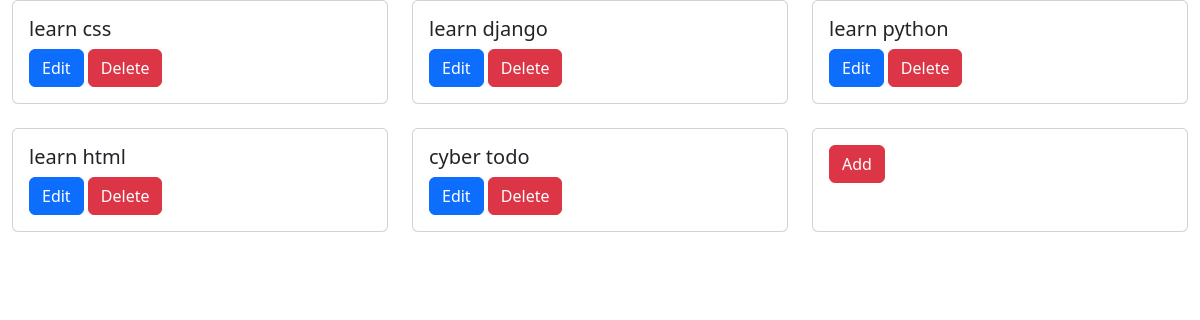
Before: / with the older database file.
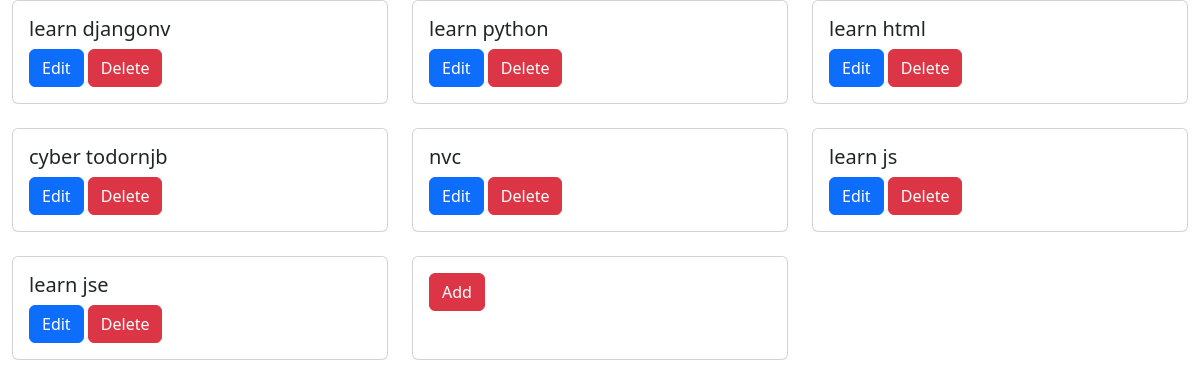
After: the same page with the newer database file.
### todo_app/models.py (models this page shows, shortened)
class Todo(models.Model):
    title = models.CharField(max_length=255)

### todo_app/views.py (the view)
# urls.py: path('', views.todo_list, name="todo-list"),
def todo_list(request):
    todos = Todo.objects.all() #quertSet / ORM
    return render(
        request,
        "bootstrap/todo_list.html",
        {"todos": todos}
    )

### templates/bootstrap/todo_list.html
{% extends "bootstrap/base.html" %}
{% block content %}
 <div class="row row-cols-1 row-cols-md-3 g-4">
            {% for todo in todos %}
            <div class="col">
                <div class="card h-100">
                    <div class="card-body">
                        <h5 class="card-title">{{ todo.title }}</h5>
                        <a href="{% url 'todo-update' todo.id %}" class="btn btn-primary">Edit</a>
                        <a href="{% url 'todo-delete' todo.id %}" class="btn btn-danger">Delete</a>
                    </div>
                </div>
            </div>
            {% endfor %}
            <div class="col">
                <div class="card h-100">
                    <div class="card-body">
                        <a href="{% url 'todo-create' %}" class="btn btn-danger">Add</a>
                    </div>
                </div>
            </div>
        </div>
{% endblock content %}

### templates/bootstrap/base.html (shortened to what this page needs)
<!doctype html>
<html lang="en">
<head>
    <link href="https://cdn.jsdelivr.net/npm/bootstrap@5.3.8/dist/css/bootstrap.min.css" rel="stylesheet"
>
</head>
<body>
    <div class="container-fluid">
       {% block content %}
       {% endblock content %}
    </div>
</body>
</html>

Changed rows visible on the page:
removed Todo: title "learn css"
changed Todo: title "learn django" → "learn djangonv"
changed Todo: title "cyber todo" → "cyber todornjb"
added Todo: title "nvc"
added Todo: title "learn js"
added Todo: title "learn jse"
